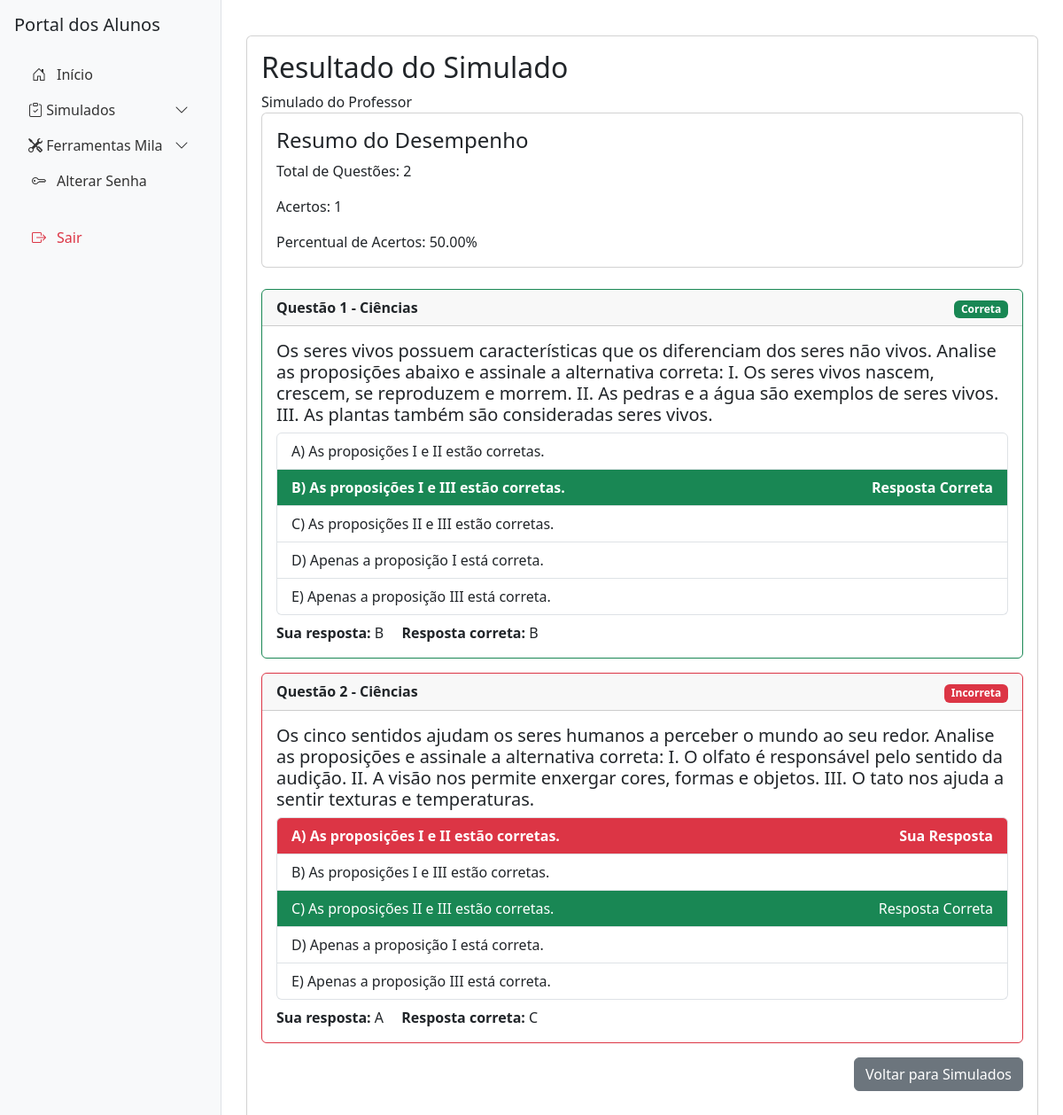
Screenshot of /aluno/simulado/1?origem=professor (signed in) with the database file from the repository.
### tables this page shows
CREATE TABLE "banco_questoes" (
    id INTEGER PRIMARY KEY AUTOINCREMENT,
    questao TEXT NOT NULL,
    alternativa_a TEXT NOT NULL,
    alternativa_b TEXT NOT NULL,
    alternativa_c TEXT NOT NULL,
    alternativa_d TEXT NOT NULL,
    alternativa_e TEXT,
    questao_correta TEXT NOT NULL,
    disciplina_id INTEGER NOT NULL,
    assunto TEXT NOT NULL,
    serie_id INTEGER,
    mes_id INTEGER,
    data_criacao TIMESTAMP DEFAULT CURRENT_TIMESTAMP,
    FOREIGN KEY (disciplina_id) REFERENCES disciplinas (id)
);

### models.py (models this page shows, shortened)
class Disciplina(db.Model):
    __tablename__ = 'disciplinas'
    id = db.Column(db.Integer, primary_key=True)
    nome = db.Column(db.String(100), nullable=False)
    descricao = db.Column(db.Text)

### routes/simulados.py (the view, shortened to what this page needs)
@simulados_bp.route('/aluno/simulado/<int:simulado_id>', methods=['GET', 'POST'])
@login_required
def responder_simulado(simulado_id):
    if current_user.tipo_usuario_id != 4:  # Apenas alunos podem acessar
        flash("Acesso não autorizado.", "danger")
        return redirect(url_for("index"))
    db = get_db()
    origem = request.args.get('origem', 'secretaria')
    aluno_simulado = db.execute("""
        SELECT status FROM aluno_simulado
        WHERE simulado_id = ? AND aluno_id = ?
    """, [simulado_id, current_user.id]).fetchone()
    if origem == 'professor':
        simulado = db.execute("""
            SELECT sgp.id, d.nome as disciplina_nome, u.nome as professor_nome
            FROM simulados_gerados_professor sgp
            JOIN disciplinas d ON sgp.disciplina_id = d.id
            JOIN usuarios u ON sgp.professor_id = u.id
            WHERE sgp.id = ?
        """, [simulado_id]).fetchone()
    if not simulado:
        flash("Simulado não encontrado.", "danger")
        return redirect(url_for("simulados.listar_simulados"))
    desempenho = db.execute("""
        SELECT respostas_aluno, respostas_corretas, desempenho
        FROM desempenho_simulado
        WHERE aluno_id = ? AND simulado_id = ?
    """, [current_user.id, simulado_id]).fetchone()
    if origem == 'professor':
        questoes = db.execute("""
            SELECT q.id, q.disciplina_id, d.nome as disciplina_nome, q.questao,
                   q.alternativa_a, q.alternativa_b, q.alternativa_c,
                   q.alternativa_d, q.alternativa_e, q.questao_correta
            FROM simulado_questoes_professor sq
            JOIN banco_questoes q ON sq.questao_id = q.id
            JOIN disciplinas d ON q.disciplina_id = d.id
            WHERE sq.simulado_id = ?
            ORDER BY q.disciplina_id
        """, [simulado_id]).fetchall()
    if not questoes:
        flash("Nenhuma questão encontrada para este simulado.", "danger")
        return redirect(url_for("simulados.listar_simulados"))
    questoes_por_disciplina = {}
    for q in questoes:
        disciplina_nome = q['disciplina_nome']
        if disciplina_nome not in questoes_por_disciplina:
            questoes_por_disciplina[disciplina_nome] = []
        questoes_por_disciplina[disciplina_nome].append(q)
    if desempenho:  # Se já respondeu, mostrar resultados
        respostas_aluno = json.loads(desempenho['respostas_aluno'])
        respostas_corretas = json.loads(desempenho['respostas_corretas'])
        resultados = []
        total_questoes = len(questoes)
        acertos = 0
        for q in questoes:
            questao_id = str(q['id'])
            resposta_aluno = respostas_aluno.get(questao_id, '')
            resposta_correta = respostas_corretas[questao_id]
            resultado = {
                'questao': q['questao'],
                'disciplina': q['disciplina_nome'],
                'alternativas': [
                    q['alternativa_a'],
                    q['alternativa_b'],
                    q['alternativa_c'],
                    q['alternativa_d'],
                    q['alternativa_e']
                ],
                'resposta_aluno': resposta_aluno,
                'resposta_correta': resposta_correta,
                'acertou': resposta_aluno == resposta_correta,
                'numero_questao': len(resultados) + 1
            }
            if resultado['acertou']:
                acertos += 1
            resultados.append(resultado)
        return render_template('alunos/responder_simulado.html',
                             modo_visualizacao=True,
                             resultados=resultados,
                             total_questoes=total_questoes,
                             acertos=acertos,
                             percentual_acertos=desempenho['desempenho'],
                             simulado=simulado)

### app.py (called while the page is built)
@app.context_processor
def utility_processor():
    return dict(enumerate=enumerate)

@login_manager.user_loader
def load_user(user_id):
    db = get_db()
    cursor = db.cursor()
    cursor.execute("""
        SELECT id, nome, tipo_usuario_id, escola_id, serie_id, turma_id, email, codigo_ibge
        FROM usuarios
        WHERE id = ?
    """, (user_id,))
    user_data = cursor.fetchone()
    if user_data:
        app.logger.info(f"Usuário carregado: {user_data}")
        return User(
            id=user_data[0],
            nome=user_data[1],
            tipo_usuario_id=user_data[2],
            escola_id=user_data[3],
            serie_id=user_data[4],
            turma_id=user_data[5],
            email=user_data[6],
            codigo_ibge=user_data[7]
        )
    app.logger.warning(f"Usuário com ID {user_id} não encontrado.")
    return None

def get_db():
    db = getattr(g, '_database', None)
    if db is None:
        db = g._database = sqlite3.connect(DATABASE)
    return db

@app.teardown_appcontext
def close_connection(exception):
    db = getattr(g, '_database', None)
    if db is not None:
        db.close()

@app.template_filter('chr')
def chr_filter(value):
    try:
        return chr(value)
    except (TypeError, ValueError):
        return value

### routes/simulados.py (called while the page is built)
def get_db():
    if 'db' not in g:
        g.db = sqlite3.connect('educacional.db')
        g.db.row_factory = sqlite3.Row
    return g.db

### templates/alunos/responder_simulado.html (shortened to what this page needs)
{% extends "alunos/base_alunos.html" %}
{% block content %}
<div class="container mt-4">
    {% if modo_visualizacao %}
        <div class="card {% if request.args.get('origem') == 'professor' %}simulado-professor{% else %}simulado-institucional{% endif %}">
            <div class="card-body">
                <div class="resultado-header">
                    <h2>Resultado do Simulado</h2>
                    <div class="tipo-simulado">
                        {% if request.args.get('origem') == 'professor' %}
                         Simulado do Professor
                        {% else %}
                        <i class="fas fa-university"></i> Simulado Institucional
                        {% endif %}
                    </div>
                </div>
                <div class="card mb-4">
                    <div class="card-body">
                        <h4 class="card-title">Resumo do Desempenho</h4>
                        <p class="card-text">Total de Questões: {{ total_questoes }}</p>
                        <p class="card-text">Acertos: {{ acertos }}</p>
                        <p class="card-text">Percentual de Acertos: {{ "%.2f"|format(percentual_acertos) }}%</p>
                    </div>
                </div>
                {% for resultado in resultados %}
                <div class="card mb-3 {% if resultado.acertou %}border-success{% else %}border-danger{% endif %}">
                    <div class="card-header">
                        <strong>Questão {{ resultado.numero_questao }} - {{ resultado.disciplina }}</strong>
                        <span class="float-end">
                            {% if resultado.acertou %}
                                <span class="badge bg-success">Correta</span>
                            {% else %}
                                <span class="badge bg-danger">Incorreta</span>
                            {% endif %}
                        </span>
                    </div>
                    <div class="card-body">
                        <h5 class="card-title">{{ resultado.questao }}</h5>
                        <div class="list-group">
                            {% for alternativa in resultado.alternativas %}
                                <div class="list-group-item {% if (loop.index + 64)|chr == resultado.resposta_correta %}bg-success text-white{% endif %}
                                    {% if (loop.index + 64)|chr == resultado.resposta_aluno and resultado.resposta_aluno != resultado.resposta_correta %}bg-danger text-white{% endif %}
                                    {% if (loop.index + 64)|chr == resultado.resposta_aluno %}fw-bold{% endif %}">
                                    {{ (loop.index + 64)|chr }}) {{ alternativa }}
                                    {% if (loop.index + 64)|chr == resultado.resposta_correta %}
                                        <span class="float-end"> Resposta Correta</span>
                                    {% endif %}
                                    {% if (loop.index + 64)|chr == resultado.resposta_aluno and resultado.resposta_aluno != resultado.resposta_correta %}
                                        <span class="float-end"> Sua Resposta</span>
                                    {% endif %}
                                </div>
                            {% endfor %}
                        </div>
                        <div class="mt-2">
                            <strong>Sua resposta:</strong> {{ resultado.resposta_aluno }}
                            <strong class="ms-3">Resposta correta:</strong> {{ resultado.resposta_correta }}
                        </div>
                    </div>
                </div>
                {% endfor %}
                <div class="d-flex justify-content-end mb-3">
                    {% if request.args.get('origem') == 'professor' %}
                    <a href="{{ url_for('simulados.listar_simulados_professores') }}" class="btn btn-secondary">
                        Voltar para Simulados
                    </a>
                    {% else %}
                    <a href="{{ url_for('simulados.listar_simulados') }}" class="btn btn-secondary">
                        Voltar para Simulados
                    </a>
                    {% endif %}
                </div>
            </div>
        </div>
    {% endif %}
</div>
{% endblock %}

### templates/base.html (style rules this page uses)
body { min-height: 100vh; display: flex; flex-direction: column; }

### rows the page displays
banco_questoes: numero_questao "1", disciplina "Ciências", shows "Correta", questao "Os seres vivos possuem características que os diferenciam dos seres não vivos. Analise as proposições abaixo e assinale a alternativa correta: I. Os seres vivos nascem, crescem, se reproduzem e morrem. II. As pedras e a água são exemplos de seres vivos. III. As plantas também são consideradas seres vivos.", index "A", alternativa_a "As proposições I e II estão corretas.", (loop.index+64)|chr "B", alternativa_b "As proposições I e III estão corretas.", shows "Resposta Correta", index "C", alternativa_c "As proposições II e III estão corretas.", index "D", alternativa_d "Apenas a proposição I está correta.", index "E", alternativa_e "Apenas a proposição III está correta.", resposta_aluno "B", resposta_correta "B"
banco_questoes: numero_questao "2", disciplina "Ciências", shows "Incorreta", questao "Os cinco sentidos ajudam os seres humanos a perceber o mundo ao seu redor. Analise as proposições e assinale a alternativa correta: I. O olfato é responsável pelo sentido da audição. II. A visão nos permite enxergar cores, formas e objetos. III. O tato nos ajuda a sentir texturas e temperaturas.", index "A", alternativa_a "As proposições I e II estão corretas.", shows "Sua Resposta", index "B", alternativa_b "As proposições I e III estão corretas.", (loop.index+64)|chr "C", alternativa_c "As proposições II e III estão corretas.", shows "Resposta Correta", index "D", alternativa_d "Apenas a proposição I está correta.", index "E", alternativa_e "Apenas a proposição III está correta.", resposta_aluno "A", resposta_correta "C"

### other values shown
{{ total_questoes }} "2"
{{ acertos }} "1"
{{ "%.2f"|format(percentual_acertos) }} "50.00"
